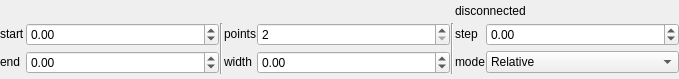
<?xml version="1.0" encoding="UTF-8"?>
<ui version="4.0">
 <class>axis</class>
 <widget class="QWidget" name="axis">
  <property name="geometry">
   <rect>
    <x>0</x>
    <y>0</y>
    <width>679</width>
    <height>79</height>
   </rect>
  </property>
  <property name="windowTitle">
   <string>Form</string>
  </property>
  <layout class="QGridLayout" name="gridLayout">
   <property name="margin">
    <number>0</number>
   </property>
   <property name="spacing">
    <number>1</number>
   </property>
   <item row="0" column="0" colspan="5">
    <widget class="QWidget" name="setupW" native="true">
     <layout class="QHBoxLayout" name="setupPlace">
      <property name="spacing">
       <number>0</number>
      </property>
      <property name="margin">
       <number>0</number>
      </property>
     </layout>
    </widget>
   </item>
   <item row="1" column="0">
    <widget class="QLabel" name="label_35">
     <property name="sizePolicy">
      <sizepolicy hsizetype="Fixed" vsizetype="Fixed">
       <horstretch>0</horstretch>
       <verstretch>0</verstretch>
      </sizepolicy>
     </property>
     <property name="text">
      <string>start</string>
     </property>
    </widget>
   </item>
   <item row="1" column="1">
    <widget class="QMDoubleSpinBox" name="start">
     <property name="toolTip">
      <string>Start point of the scan</string>
     </property>
     <property name="minimum">
      <double>-2147483647.000000000000000</double>
     </property>
     <property name="maximum">
      <double>2147483647.000000000000000</double>
     </property>
    </widget>
   </item>
   <item row="1" column="3">
    <widget class="QLabel" name="label_38">
     <property name="sizePolicy">
      <sizepolicy hsizetype="Fixed" vsizetype="Fixed">
       <horstretch>0</horstretch>
       <verstretch>0</verstretch>
      </sizepolicy>
     </property>
     <property name="text">
      <string>points</string>
     </property>
    </widget>
   </item>
   <item row="1" column="4">
    <widget class="QMSpinBox" name="points">
     <property name="toolTip">
      <string>Number of points of the scan.</string>
     </property>
     <property name="minimum">
      <number>2</number>
     </property>
     <property name="maximum">
      <number>999999999</number>
     </property>
     <property name="value">
      <number>2</number>
     </property>
    </widget>
   </item>
   <item row="1" column="7">
    <widget class="QMDoubleSpinBox" name="step">
     <property name="toolTip">
      <string>Step size</string>
     </property>
     <property name="minimum">
      <double>-2147483647.000000000000000</double>
     </property>
     <property name="maximum">
      <double>2147483647.000000000000000</double>
     </property>
     <property name="value">
      <double>0.000000000000000</double>
     </property>
    </widget>
   </item>
   <item row="2" column="0">
    <widget class="QLabel" name="label_36">
     <property name="sizePolicy">
      <sizepolicy hsizetype="Fixed" vsizetype="Fixed">
       <horstretch>0</horstretch>
       <verstretch>0</verstretch>
      </sizepolicy>
     </property>
     <property name="text">
      <string>end</string>
     </property>
    </widget>
   </item>
   <item row="2" column="1">
    <widget class="QMDoubleSpinBox" name="end">
     <property name="toolTip">
      <string>End point of the scan</string>
     </property>
     <property name="minimum">
      <double>-2147483647.000000000000000</double>
     </property>
     <property name="maximum">
      <double>2147483647.000000000000000</double>
     </property>
    </widget>
   </item>
   <item row="2" column="3">
    <widget class="QLabel" name="label_33">
     <property name="sizePolicy">
      <sizepolicy hsizetype="Fixed" vsizetype="Fixed">
       <horstretch>0</horstretch>
       <verstretch>0</verstretch>
      </sizepolicy>
     </property>
     <property name="text">
      <string>width</string>
     </property>
    </widget>
   </item>
   <item row="2" column="4">
    <widget class="QMDoubleSpinBox" name="width">
     <property name="toolTip">
      <string>Scan width</string>
     </property>
     <property name="minimum">
      <double>-2147483647.000000000000000</double>
     </property>
     <property name="maximum">
      <double>2147483647.000000000000000</double>
     </property>
    </widget>
   </item>
   <item row="2" column="6">
    <widget class="QLabel" name="label_37">
     <property name="sizePolicy">
      <sizepolicy hsizetype="Fixed" vsizetype="Fixed">
       <horstretch>0</horstretch>
       <verstretch>0</verstretch>
      </sizepolicy>
     </property>
     <property name="text">
      <string>mode</string>
     </property>
    </widget>
   </item>
   <item row="2" column="7">
    <widget class="QComboBox" name="mode">
     <property name="toolTip">
      <string>Driving mode.</string>
     </property>
     <item>
      <property name="text">
       <string>Relative</string>
      </property>
     </item>
     <item>
      <property name="text">
       <string>Absolute</string>
      </property>
     </item>
    </widget>
   </item>
   <item row="1" column="2" rowspan="2">
    <widget class="Line" name="line">
     <property name="orientation">
      <enum>Qt::Vertical</enum>
     </property>
    </widget>
   </item>
   <item row="1" column="6">
    <widget class="QLabel" name="label_34">
     <property name="sizePolicy">
      <sizepolicy hsizetype="Fixed" vsizetype="Fixed">
       <horstretch>0</horstretch>
       <verstretch>0</verstretch>
      </sizepolicy>
     </property>
     <property name="text">
      <string>step</string>
     </property>
    </widget>
   </item>
   <item row="1" column="5" rowspan="2">
    <widget class="Line" name="line_2">
     <property name="orientation">
      <enum>Qt::Vertical</enum>
     </property>
    </widget>
   </item>
   <item row="0" column="6" colspan="2">
    <widget class="QLabel" name="val">
     <property name="sizePolicy">
      <sizepolicy hsizetype="Fixed" vsizetype="Fixed">
       <horstretch>0</horstretch>
       <verstretch>0</verstretch>
      </sizepolicy>
     </property>
     <property name="text">
      <string>disconnected</string>
     </property>
    </widget>
   </item>
  </layout>
 </widget>
 <customwidgets>
  <customwidget>
   <class>QMDoubleSpinBox</class>
   <extends>QDoubleSpinBox</extends>
   <header location="global">qtpvwidgets.h</header>
   <slots>
    <signal>valueEdited(double)</signal>
    <signal>escaped()</signal>
   </slots>
  </customwidget>
  <customwidget>
   <class>QMSpinBox</class>
   <extends>QSpinBox</extends>
   <header location="global">qtpvwidgets.h</header>
  </customwidget>
 </customwidgets>
 <tabstops>
  <tabstop>start</tabstop>
  <tabstop>end</tabstop>
  <tabstop>points</tabstop>
  <tabstop>width</tabstop>
  <tabstop>step</tabstop>
  <tabstop>mode</tabstop>
 </tabstops>
 <resources/>
 <connections/>
</ui>
